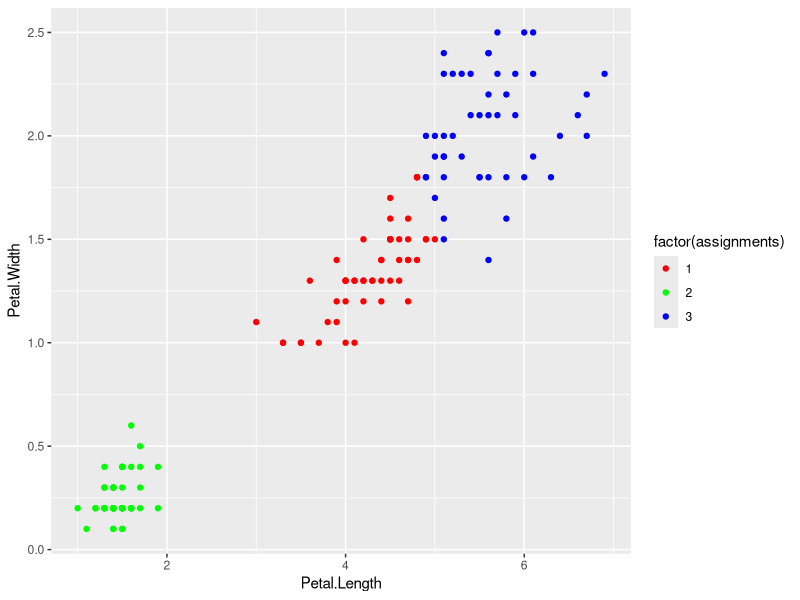
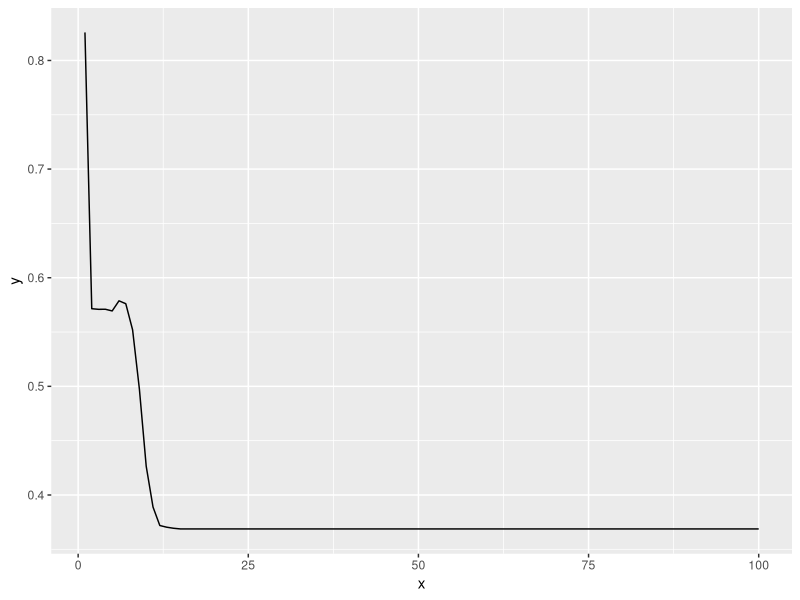

R code for these plots, in order:
# Load the iris dataset
data <- iris[,c(3,4)]

# Set the number of clusters
K <- 3

# Initialize cluster centroids
centroids <- data.frame(
  x = c(1.4, 1.3, 1.7),
  y = c(0.1, 0.2, 0.1)
)

# Define a function to calculate the Euclidean distance between two points
euclidean_distance <- function(x, y) {
  sqrt(sum((x - y) ^ 2))
}

# Initialize empty vectors to store cluster assignments and mean distances
assignments <- numeric(nrow(data))
mean_distances <- numeric(100)

# Run the k-means algorithm for 100 iterations
for (iteration in 1:100) {
  
  # Assign each data point to the nearest centroid
  for (i in 1:nrow(data)) {
    distances <- apply(centroids, 1, function(c) euclidean_distance(data[i,], c))
    assignments[i] <- which.min(distances)
  }
  
  # Calculate the mean distance of data points to their respective cluster centroid
  for (k in 1:K) {
    cluster_points <- data[assignments == k,]
    centroid <- colMeans(cluster_points)
    centroids[k,] <- centroid
    mean_distances[iteration] <- mean_distances[iteration] + sum(apply(cluster_points, 1, function(p) euclidean_distance(p, centroid))) / nrow(data)
  }
}

# Plot the scatter plot of the data with colors indicating the assigned cluster
library(ggplot2)
ggplot(data, aes(x=Petal.Length, y=Petal.Width, color=factor(assignments))) + 
  geom_point() + 
  scale_color_manual(values=c("red", "green", "blue"))

# Plot the line plot of mean distances over iterations
library(ggplot2)
ggplot(data.frame(x=1:100, y=mean_distances), aes(x=x, y=y)) + 
  geom_line()

